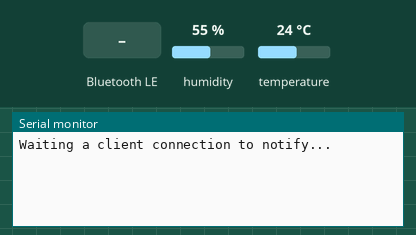
Simulated run of this sketch. Board: ESP32. On the bench: the last lines printed to the serial monitor. The test bench sets the inputs (shaded band); at power-on: humidity 55 %, temperature 24 °C. Nothing arrives over Bluetooth unless stated; a phone connects over Bluetooth LE 3 s after start.

Above: at 1.2 s.
1.3 s: humidity set to 22 %
At 4.4 s:
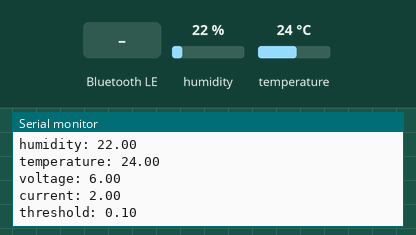
4.5 s: Bluetooth LE write "46" received
At 5.6 s:
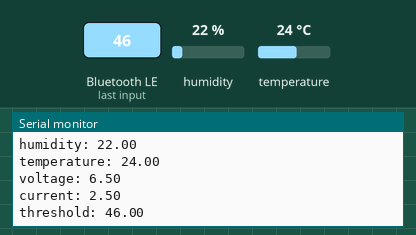
6.0 s: temperature set to 12 °C
At 6.6 s:
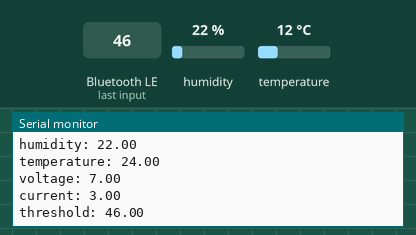
7.5 s: Bluetooth LE write "5" received
At 8.8 s:
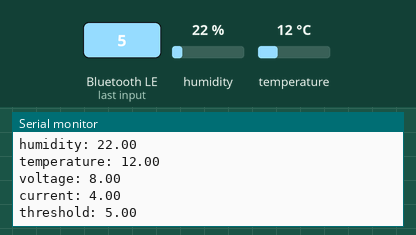
9.0 s: humidity set to 40 %
At 9.9 s:
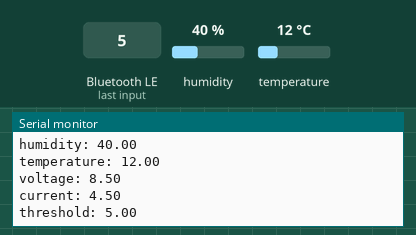
Timing chart, 0 to 11.5 s (numbered marks = the images above; inputs shaded):
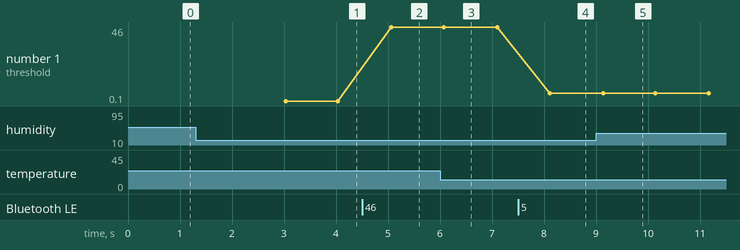

Measured:
- after the input at 1.3 s, the serial monitor: prints a new line after 1.7 s (image 1)
- after the input at 4.5 s, the serial monitor: prints a new line after 0.57 s (image 2)
- after the input at 7.5 s, the serial monitor: prints a new line after 0.61 s (image 4)
- after the input at 9.0 s, the serial monitor: prints a new line after 0.13 s (image 5)
- plotted number 1: 0.1 → 46 after the input at 4.5 s

The sketch:

custom_server.ino
```cpp
/*
   Create a BLE server that, once we receive a connection, will send notifications based on data change.
   The setup service advertises itself as: "8be32b1e-2432-11ea-978f-2e728ce88125"
      -Panel ID
      -Threshold
   whereas the data service is:            "8be32db2-2432-11ea-978f-2e728ce88125"
      -Temperature
      -Humidity
      -Current
      -Voltage

   The design of creating the BLE server is:
   1. Create a BLE Server
   2. Create a BLE Service
   3. Create a BLE Characteristic on the Service
   4. Create a BLE Descriptor on the characteristic
   5. Start the service.
   6. Start advertising.

   A connect hander associated with the server starts a background task that performs notification
   every couple of seconds.
*/
#include "DHT.h"
#include <BLEDevice.h>
#include <BLEServer.h>
#include <BLEUtils.h>
#include <BLE2902.h>

BLEServer* pServer = NULL;
char * panelID = "56eb3d5d7c727d861b3278ec"; //umuttepe paneli
BLECharacteristic* panelCharacteristic = NULL; //panelID

BLECharacteristic* tCharacteristic = NULL; //temperature
BLECharacteristic* hCharacteristic = NULL; //humidity(moisture)
BLECharacteristic* vCharacteristic = NULL; //voltage
BLECharacteristic* cCharacteristic = NULL; //current

BLECharacteristic* thresholdCharacteristic = NULL;

bool deviceConnected = false;
bool oldDeviceConnected = false;

// See the following for generating UUIDs:
// https://www.uuidgenerator.net/

#define SETUP_SERVICE_UUID  "8be32b1e-2432-11ea-978f-2e728ce88125"
#define DATA_SERVICE_UUID   "8be32db2-2432-11ea-978f-2e728ce88125"

#define PANEL_UUID          "712b365e-2432-11ea-978f-2e728ce88125"
#define THRESHOLD_UUID      "712b3a8c-2432-11ea-978f-2e728ce88125"

#define TEMPERATURE_UUID    "2A1C" //Temp measurement
#define HUMIDITY_UUID       "4cf26ed8-2432-11ea-978f-2e728ce88125"
#define VOLTAGE_UUID        "4cf27162-2432-11ea-978f-2e728ce88125"
#define CURRENT_UUID        "4cf273c4-2432-11ea-978f-2e728ce88125"

// TEMPERATURE - HUMIDITY SENSOR SETUP
#define DHTPIN A14 //D13
#define DHTTYPE DHT11
DHT dht(DHTPIN, DHTTYPE);

class MyServerCallbacks: public BLEServerCallbacks {
    void onConnect(BLEServer* pServer) {
      deviceConnected = true;
      BLEDevice::startAdvertising();
    };

    void onDisconnect(BLEServer* pServer) {
      deviceConnected = false;
    }
};


float threshold = 0.1;

float temperature = 0.0;
float humidity = 0.0;
float voltage = 5.0;
float current = 1.0;

float prev_temp = 0.0;
float prev_hum = 0.0;
float prev_volt = 5.0;
float prev_curr = 1.0;

class WriteCallbacks: public BLECharacteristicCallbacks {
    void onWrite(BLECharacteristic *thresholdCharacteristic) {
      std::string value = thresholdCharacteristic->getValue(); // get value from client and write it to threshold

      char val[6];
      boolean flag = true;
      if (value.length() > 0 && value.length() < 6) {
        for (int i = 0; i < value.length(); i++){
          val[i] = value[i];

          if(val[i] >= 48 && val[i] <= 57){
            continue;
          }else if(val[i] == 46){
            continue;
          }else{
            Serial.print("illegal value");
            threshold = 0.1;
            dtostrf(threshold, 1, 2, val);
            thresholdCharacteristic->setValue(val);
            flag = false;
            break;
          }
        }

        if(flag){
          threshold = atof(val);
        }
      }
    }
};

void setup() {
  Serial.begin(115200);
  dht.begin();

  // Create the BLE Device
  BLEDevice::init("ESP32");

  // Create the BLE Server
  pServer = BLEDevice::createServer();
  pServer->setCallbacks(new MyServerCallbacks());

  // Create the BLE Service
  BLEService *sService = pServer->createService(SETUP_SERVICE_UUID);
  BLEService *dService = pServer->createService(DATA_SERVICE_UUID);

  // ----------------------------------------------------------------------------------
  // Create a panelID Characteristic & Add the panelID value
  panelCharacteristic = sService->createCharacteristic(
                      PANEL_UUID,
                      BLECharacteristic::PROPERTY_READ
                    );
  // Create a BLE Descriptor
  // https://www.bluetooth.com/specifications/gatt/characteristics/
  BLEDescriptor panelDescriptor(BLEUUID((uint16_t)0x2902));  // SYSTEM ID
  panelDescriptor.setValue("Panel ID");
  panelCharacteristic->addDescriptor(&panelDescriptor);
  panelCharacteristic->setValue(panelID);

  // ----------------------------------------------------------------------------------
  // Create a threshold Characteristic
  thresholdCharacteristic = sService->createCharacteristic(
                      THRESHOLD_UUID,
                      BLECharacteristic::PROPERTY_READ   |
                      BLECharacteristic::PROPERTY_WRITE
                    );

  thresholdCharacteristic->setCallbacks(new WriteCallbacks());
  char txString[8];
  dtostrf(threshold, 1, 2, txString);
  thresholdCharacteristic->setValue(txString);

  // ----------------------------------------------------------------------------------

  // Create a humidity BLE Characteristic -- BLEUUID((uint16_t)0x2A6F) - Humidity
  hCharacteristic = dService->createCharacteristic(
                      HUMIDITY_UUID,
                      BLECharacteristic::PROPERTY_READ   |
                      BLECharacteristic::PROPERTY_NOTIFY
                    );
  hCharacteristic->addDescriptor(new BLE2902());

  // ----------------------------------------------------------------------------------
  // Create a voltage BLE Characteristic
  vCharacteristic = dService->createCharacteristic(
                      VOLTAGE_UUID,
                      BLECharacteristic::PROPERTY_READ   |
                      BLECharacteristic::PROPERTY_NOTIFY
                    );
  vCharacteristic->addDescriptor(new BLE2902());

   ----------------------------------------------------------------------------------
//   Create a current BLE Characteristic -- custom service supports only 4 characteristics with active notify
  cCharacteristic = dService->createCharacteristic(
                      CURRENT_UUID,
                      BLECharacteristic::PROPERTY_READ   |
                      BLECharacteristic::PROPERTY_NOTIFY
                    );
  cCharacteristic->addDescriptor(new BLE2902());

  // ----------------------------------------------------------------------------------


  // Create a temperature BLE Characteristic -- BLEUUID((uint16_t)0x2A1C) - Temperature measurement
  tCharacteristic = dService->createCharacteristic(
                      TEMPERATURE_UUID,
                      BLECharacteristic::PROPERTY_READ   |
                      BLECharacteristic::PROPERTY_NOTIFY
                    );
  BLEDescriptor tempDescriptor(BLEUUID((uint16_t)0x2A1C));
  tempDescriptor.setValue("Temperature Value");
  tCharacteristic->addDescriptor(&tempDescriptor);
  tCharacteristic->addDescriptor(new BLE2902());

  // ----------------------------------------------------------------------------------
  // Start the services
  sService->start();
  dService->start();

  // Start advertising
  BLEAdvertising *pAdvertising = BLEDevice::getAdvertising();
  pAdvertising->addServiceUUID(SETUP_SERVICE_UUID);
  pAdvertising->addServiceUUID(DATA_SERVICE_UUID);
  pAdvertising->setScanResponse(false);
  pAdvertising->setMinPreferred(0x00);  // set value to 0x00 to not advertise this parameter
  BLEDevice::startAdvertising();
  Serial.println("Waiting a client connection to notify...");
}

void loop() {
    // notify changed value
    if (deviceConnected) {
      humidity = dht.readHumidity();
      temperature = dht.readTemperature();
      voltage += 0.5;
      current += 0.5;
      Serial.print("----------------\nPanel ID: ");
      Serial.println(panelID);
      Serial.print("humidity: ");
      Serial.println(humidity);
      Serial.print("temperature: ");
      Serial.println(temperature);
      Serial.print("voltage: ");
      Serial.println(voltage);
      Serial.print("current: ");
      Serial.println(current);
      Serial.print("threshold: ");
      Serial.println(threshold);

      if (isnan(humidity) || isnan(temperature)) {
        Serial.println("Failed to read from DHT sensor!");
        humidity = -1.0;
        temperature = 100.0;
      }

      if(abs(temperature - prev_temp) > threshold){
        tCharacteristic->setValue(temperature);
        prev_temp = temperature;
        tCharacteristic->notify();
      }

      if(abs(humidity - prev_hum) > threshold){
        hCharacteristic->setValue(humidity);
        prev_hum = humidity;
        hCharacteristic->notify();
      }

      if(abs(voltage - prev_volt) > threshold){
        vCharacteristic->setValue(voltage);
        prev_volt = voltage;
        vCharacteristic->notify();
      }

      if(abs(current - prev_curr) > threshold){
        cCharacteristic->setValue(current);
        prev_curr = current;
        cCharacteristic->notify();
      }

      delay(1*1000); // bluetooth stack will go into congestion if too many packets are sent
    }


    // disconnecting
    if (!deviceConnected && oldDeviceConnected) {
        delay(500); // give the bluetooth stack the chance to get things ready
        pServer->startAdvertising(); // restart advertising
        Serial.println("start advertising");
        oldDeviceConnected = deviceConnected;
    }
    // connecting
    if (deviceConnected && !oldDeviceConnected) {
        // do stuff here on connecting
        oldDeviceConnected = deviceConnected;
    }
}
```
